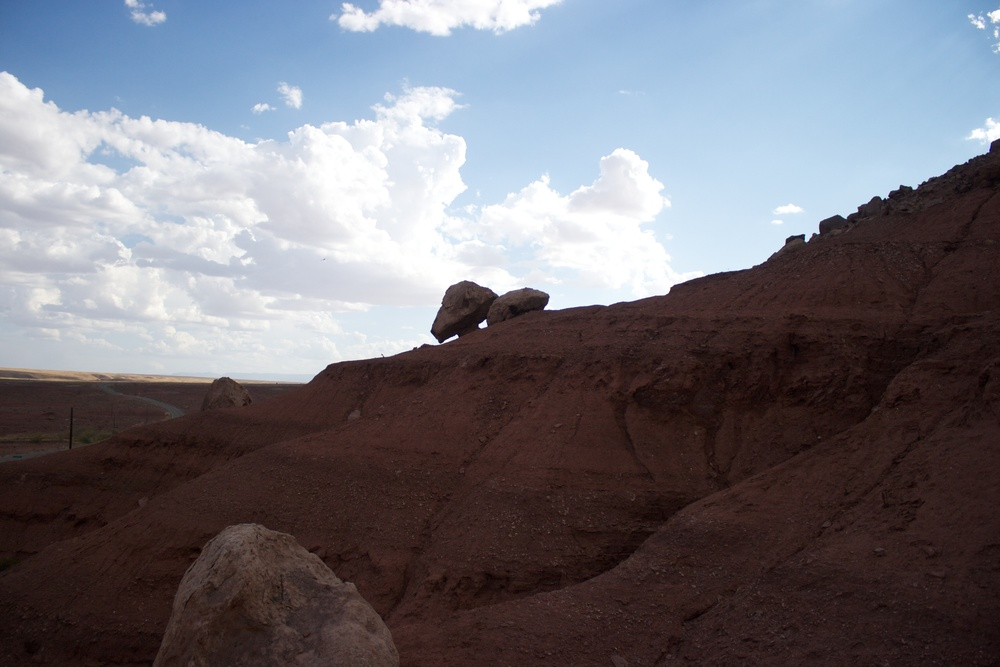
#> input picture data/nevada5.jpg, 1000 x 667 px, shrunk from 3888 x 2592 before the run; the run also reads 1 picture not shown here
$ jupyter execute stitch.ipynb
#> lines starting #> are read from the running program, lines starting #| are printed output that depends on the picture
[cell 1]
import argparse
import os
import cv2
import sys
import pickle
import random
import numpy as np
from matplotlib import pyplot as plt

[cell 2]
### reads the image from given location
def read_img(img):
    img = cv2.imread(img,cv2.IMREAD_GRAYSCALE)
    return img

### Returns the ssd for a given pair of descriptors
def get_ssd(d1,d2):
    length = len(d1)
    sum = 0
    d3 = d1 - d2
    sum = sum + np.linalg.norm(d3)
    return sum

### Returns matched keypoints
def get_mapped_keypoints(kp1,kp2,des1,des2):
    sd = 0
    mp1 = []
    mp2 = []
    s = []
    len1 = len(des1)
    len2 = len(des2)
    j_val = 0
    for i in range(0,len1):
        min1 = sys.maxsize
        min2 = sys.maxsize
        for j in range(0,len2):
            sd = get_ssd(des1[i],des2[j])
            s.append(sd)
            if(sd < min1):
                min2 = min1
                min1 = sd
                j_val = j
            elif(sd<min2):
                min2 = sd
        ratio = min1/min2
        if(ratio < 0.7):
            print("Ratio:" + str(ratio))
            print("Matched keypoints for"+ str(i) +", "+str(j_val))
            mp1.append(kp1[i].pt)
            mp2.append(kp2[j_val].pt)
            print(kp1[i].pt,kp2[j_val].pt)
        #raise NotImplementedError
    return mp1,mp2

### detect features using SIFT
def detect_sift(img1,img2):
    sift = cv2.xfeatures2d.SIFT_create()
    kp1,des1 = sift.detectAndCompute(img1,None)
    kp2,des2 = sift.detectAndCompute(img2,None)
    kimg1 = cv2.drawKeypoints(img1,kp1,None)
    kimg2 = cv2.drawKeypoints(img2,kp2,None)
    cv2.imwrite("./results/sift_nevada5.jpg",kimg1)
    cv2.imwrite("./results/sift_nevada4.jpg",kimg2)
    #print(kp1[0].pt)
    print("Matching key points wait for 1-2 minutes")
    mp1,mp2 = get_mapped_keypoints(kp1,kp2,des1,des2)
    print(len(mp1))
    print(len(mp2))
    #print(des1[0])
    return mp1,mp2

### Returns the homography matrix
def homography_func(ri,mp1,mp2):
    H = []
    A = []
    src =[]
    dest = []
    print(ri)
    for i in ri:
        src.append(list(mp1[i]))
        dest.append(list(mp2[i]))
        x1 = mp1[i][0]
        y1 = mp1[i][1]
        x2 = mp2[i][0]
        y2 = mp2[i][1]
        x2x1 = -x2*x1
        x2y1 = -x2*y1
        y2x1 = -y2*x1
        y2y1 = -y2*y1
        A.append([x1,y1,1,0,0,0,-x2x1,-x2y1,-x2])
        A.append([0,0,0,x1,y1,1,-y2x1,-y2y1,-y2])
    A = np.matrix(A)
    u,s,vh = np.linalg.svd(A)
    #vh = vh/vh[8]
    #print(vh)
    minv = vh[8].tolist()
    minv = list(minv[0])
    #print(minv)
    div = minv[8]
    for i in range(0,len(minv)):
        minv[i] = minv[i] / div
    i = 0
    H = []
    h_elem = []
    while(i<len(minv)):
        for j in range(i,i+3):
            if(j >=6 and j<=7):
                h_elem.append(-minv[j])
            else:
                h_elem.append(minv[j])
        H.append(h_elem)
        h_elem = []
        i = i+3
    print("Computed homography matrix: ")
    print(H)

    # [5 lines of commented-out code are left out]
    '''
    elem1 = list(mp1[0])
    elem2 = list(mp2[0])
    elem1.append(1)
    print("Keypoint from img 1")
    print(elem1)
    print("Keypoint from img2")
    print(elem2)
    print("Computed keypoint")
    kp1 = np.matmul(H,elem1)
    kp2 = np.matmul(h,elem1)

    print(kp1[0]/kp1[2])
    print(kp1[1]/kp1[2])
    print(kp2[0]/kp2[2])
    print(kp2[1]/kp2[2])
    '''
    return H

### Computes the mean squared error for points
def find_error(p1,p2,H):
    p1 = list(p1)
    p2 = list(p2)
    H  = list(H)
    #print(p1)
    #print(H)
    p1.append(1)
    #print(p1)
    #print(np.shape(p1))
    #print(np.shape(H))
    np2 = np.matmul(H,p1)
    #nx1 = np2[0]/np2[2]
    #ny1 = np2[1]/np2[2]
    np2 = np2/np2[2]
    p2.append(1)
    # [4 lines of commented-out code are left out]
    err = np.square(np.subtract(p2, np2)).mean()
    return err

### Runs ransac and return Homography matrix and inliers
def ransac_func(mp1,mp2):
    num_to_select = 4
    index = []
    inliers = []
    for i in range(0,len(mp1)):
        index.append(i)
    ri = random.sample(index, num_to_select)
    ri.sort()
    #print(ri)
    H = homography_func(ri,mp1,mp2)
    best_inliers = ri
    best_h = []
    iterations = 1000

    for j in range(0,iterations):
        print("iteration: "+str(j))
        for i in range(0,len(mp1)):
            error = find_error(mp1[i],mp2[i],H)
            #print(error)
            if(error < 1):
                inliers.append(i)
        print("inliers: ")
        print(inliers)
        print("best inliers: ")
        print(best_inliers)
        if(len(inliers) >= len(best_inliers)):
            best_inliers = inliers
            best_h = H
        if(len(best_inliers) > 0.6*len(mp1)):
            break
        bi = random.sample(index,num_to_select)
        bi.sort()
        print("new random indices: ")
        H = homography_func(bi,mp1,mp2)
        inliers = []
    print("end")
    return best_h,best_inliers

def stitch_func(img1,img2,H):
    s1 = np.shape(img1)
    s2 = np.shape(img2)
    print(s1[0],s1[1])
    print(s2[0],s2[1])
    H = np.array(H)
    corners1 = np.float32([[0,0],[s1[1],0],[0,s1[0]],[s1[1],s1[0]]])
    corners2 = np.float32([[0,0],[s2[1],0],[0,s2[0]],[s2[1],s2[0]]])
    corners1 = corners1.reshape(-1,1,2)
    corners2 = corners2.reshape(-1,1,2)
    warp_corners1 = cv2.perspectiveTransform(corners1, H)
    corners = np.concatenate((warp_corners1,corners2),axis=0)
    (min_x,min_y) = np.int32(corners.min(axis=0).reshape(-1))
    (max_x,max_y) = np.int32(corners.max(axis=0).reshape(-1))
    tx,ty = -min_x,-min_y
    tran_matrix = np.array([[1,0,tx],[0,1,ty],[0,0,1]])
    tran_H = tran_matrix.dot(H)

    result = cv2.warpPerspective(img1,tran_H,(max_x-min_x,max_y-min_y))
    result[ty:s2[0]+ty,tx:s2[1]+tx] = img2
    #cv2.imwrite("./results/resultant.jpg",result)
    return result
    #print(np.shape(result))

[cell 3]
img1 = read_img("./data/nevada5.jpg")
img2 = read_img("./data/nevada4.jpg")
#> call 2 of read_img, with img = './data/nevada4.jpg'
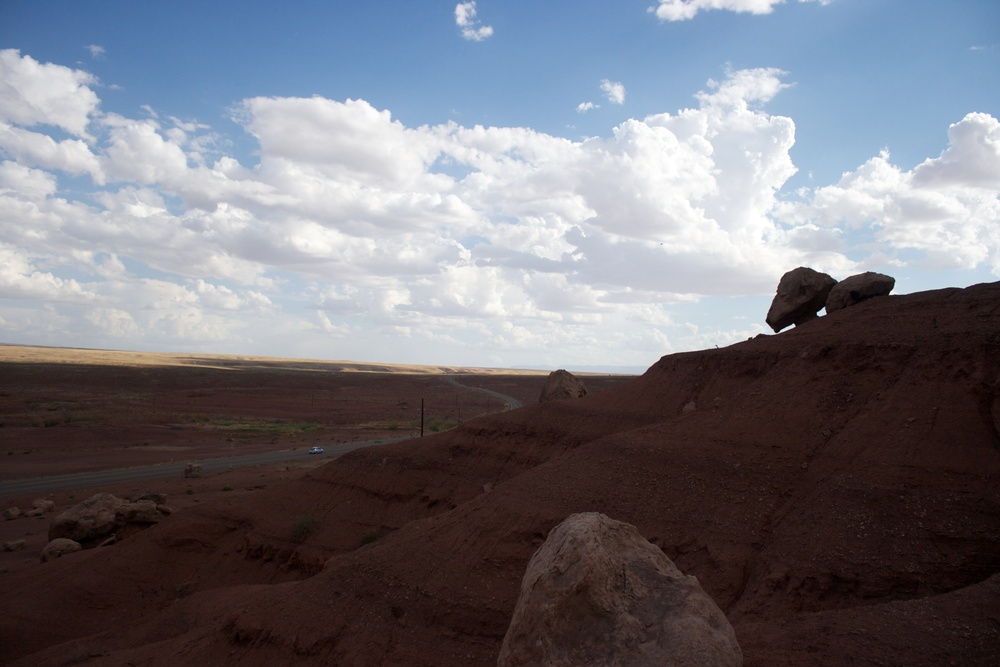
#> input picture data/nevada4.jpg, 1000 x 667 px, shrunk from 3888 x 2592 before the run
#> in read_img (call 2), `img = cv2.imread(img,cv2.IMREAD_GRAYSCALE)`:
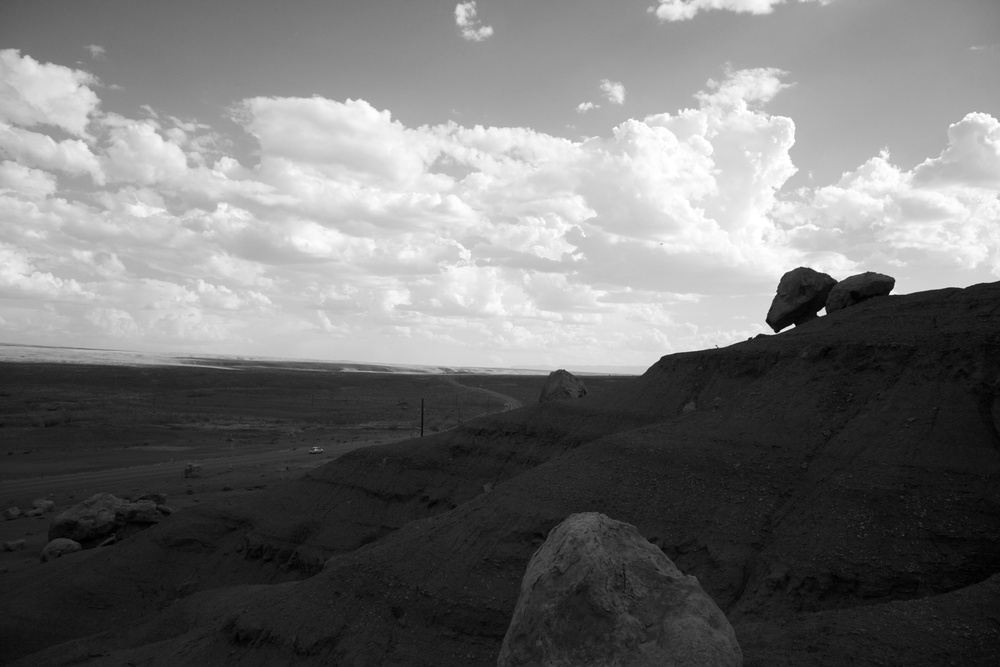
#> img: shape (667, 1000); min 0, max 255, mean 114.7
img3 = read_img("./data/nevada3.jpg")
print(np.shape(img1))
#| (667, 1000)
print(np.shape(img2))
#| (667, 1000)
#raise NotImplementedError
mp1,mp2 = detect_sift(img1,img2)
#> in detect_sift, `kp1,des1 = sift.detectAndCompute(img1,None)`: kp1 = 393 keypoints; strongest (x, y, size): (483, 325, 5.1), (456, 337, 2.8), (546, 308, 3), (807, 240, 3.2)
#> in detect_sift, `kp2,des2 = sift.detectAndCompute(img2,None)`: kp2 = 508 keypoints; strongest (x, y, size): (822, 312, 5.5), (793, 326, 3), (892, 293, 3.2), (782, 331, 2.5)
#> in detect_sift, `kimg1 = cv2.drawKeypoints(img1,kp1,None)`:
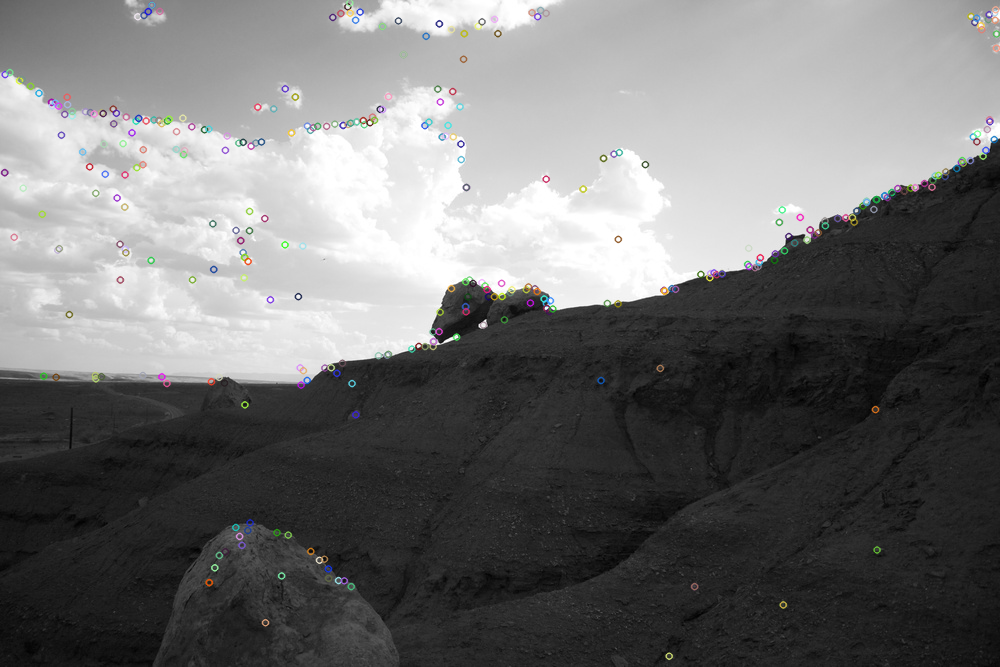
#> kimg1: shape (667, 1000, 3); mean of channels 0, 1, 2 113.4, 113.4, 113.4; drawn as B, G, R
#> in detect_sift, `kimg2 = cv2.drawKeypoints(img2,kp2,None)`:
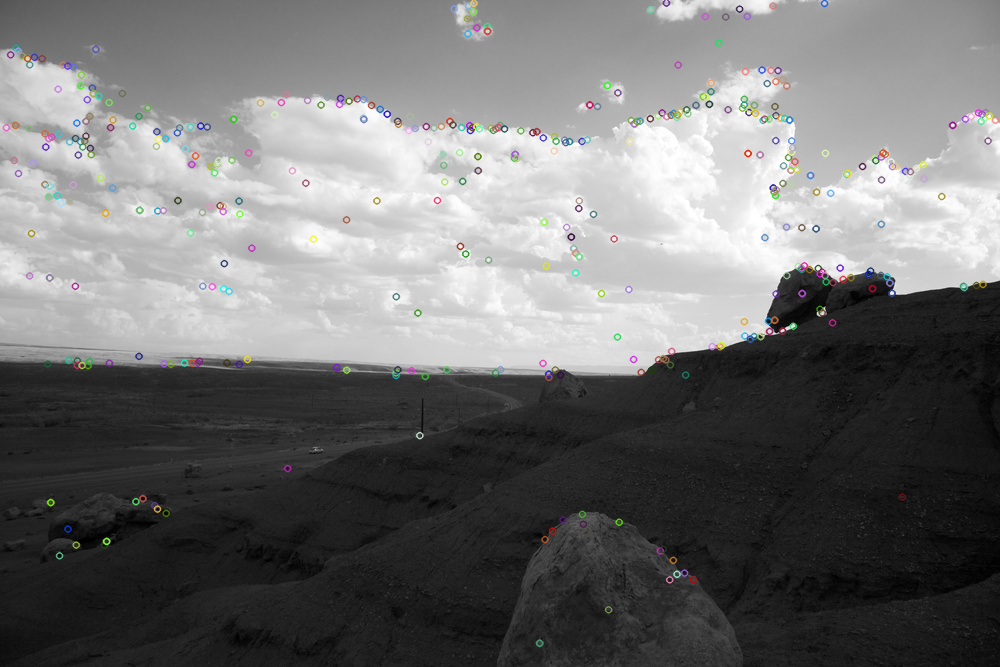
#> kimg2: shape (667, 1000, 3); mean of channels 0, 1, 2 113.9, 114, 114; drawn as B, G, R
#> in get_mapped_keypoints, `len1 = len(des1)`: len1 = 393
#> in get_mapped_keypoints, `len2 = len(des2)`: len2 = 508
#> the loop in get_mapped_keypoints, `for i in range(0,len1):` made 393 passes
#> (printed output is left out)

[cell 4]
print(mp1[0])
print(mp2[0])

[cell 5]
#img1 = read_img("./data/nevada5.jpg")
#img2 = read_img("./data/nevada4.jpg")

[cell 6]
'''
for i in range(0,len(mp2)):
    mp2[i] = list(mp2[i])
    mp2[i][0] = mp2[i][0] + 3888
    mp2[i] = tuple(mp2[i])
'''

[cell 7]
#print(mp2[2])

[cell 8]
'''
vis = np.concatenate((img1, img2), axis=1)
for i in range(50,70):
    cv2.line(vis,(int(mp1[i][0]),int(mp1[i][1])),(int(mp2[i][0]),int(mp2[i][1])),(255,0,0),5)
'''

[cell 9]
# [4 lines of commented-out code are left out]

[cell 10]
H,inliers = ransac_func(mp1,mp2)
#> the loop in ransac_func, `for i in range(0,len(mp1)):` made 148 passes
#> the loop in homography_func, `for i in ri:` made 4 passes
#> i on passes 1 to 4: 10, 66, 98, 107
#> the loop in homography_func, `for i in range(0,len(minv)):` made 9 passes
#> the loop in homography_func, `while(i<len(minv)):` made 3 passes
#inliers.sort()
print("final inliers")
print(inliers)


'''
for i in range(0,len(mp1)):
    error = find_error(mp1[i],mp2[i],H)
    print(error)
'''

[cell 11]
result = stitch_func(img1,img2,H)
#> in stitch_func, `result = cv2.warpPerspective(img1,tran_H,(max_x-min_x,max_y-min_y))`:
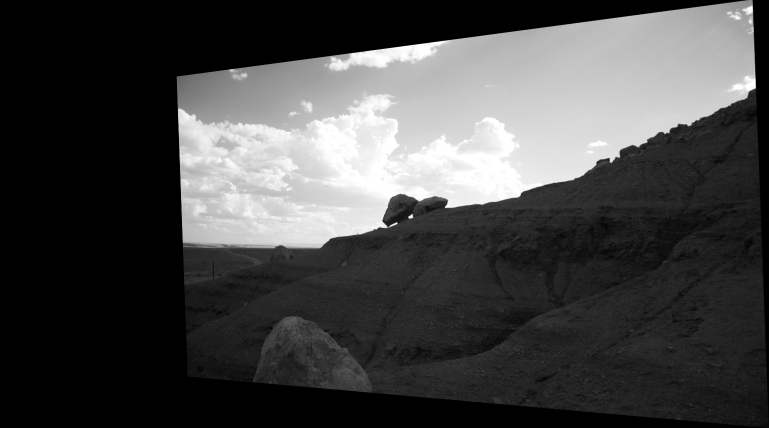
#> result: shape (856, 1538) (shown at 1/2 size); min 0, max 255, mean 69.2
#> in stitch_func, `result[ty:s2[0]+ty,tx:s2[1]+tx] = img2`:
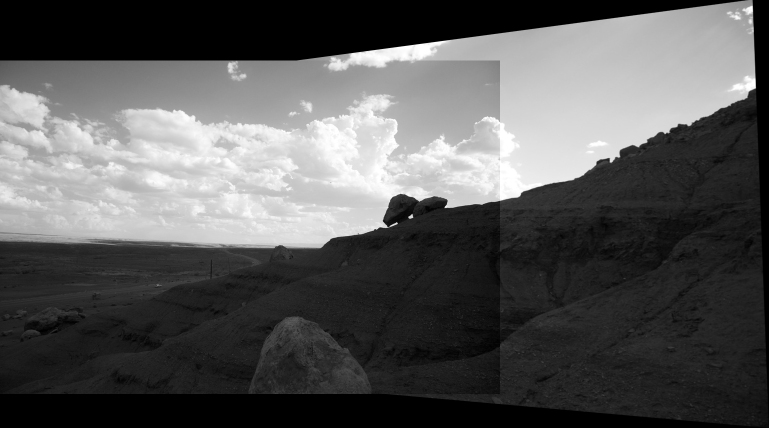
#> result: shape (856, 1538) (shown at 1/2 size); min 0, max 255, mean 87.7
cv2.imwrite("./results/resultant.jpg",result)
#> Out = True

[cell 12]
print(np.shape(img3))
print(np.shape(result))
#raise NotImplementedError
mp1,mp2 = detect_sift(result,img3)
#> in detect_sift (call 2), `kimg1 = cv2.drawKeypoints(img1,kp1,None)`:
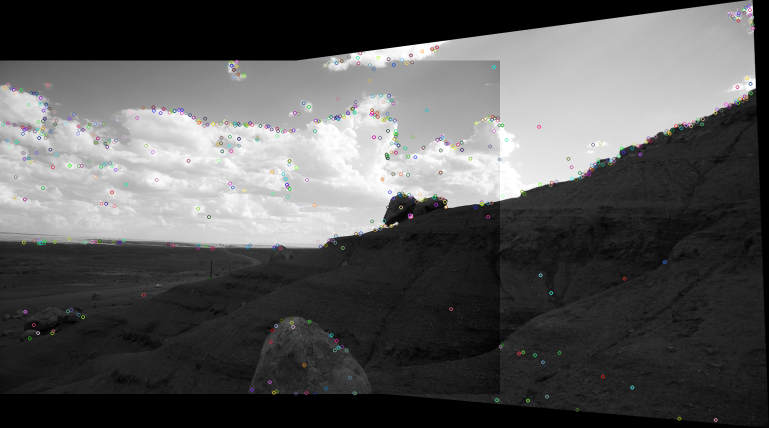
#> kimg1: shape (856, 1538, 3) (shown at 1/2 size); mean of channels 0, 1, 2 87.3, 87.3, 87.3; drawn as B, G, R
#> in detect_sift (call 2), `kimg2 = cv2.drawKeypoints(img2,kp2,None)`:
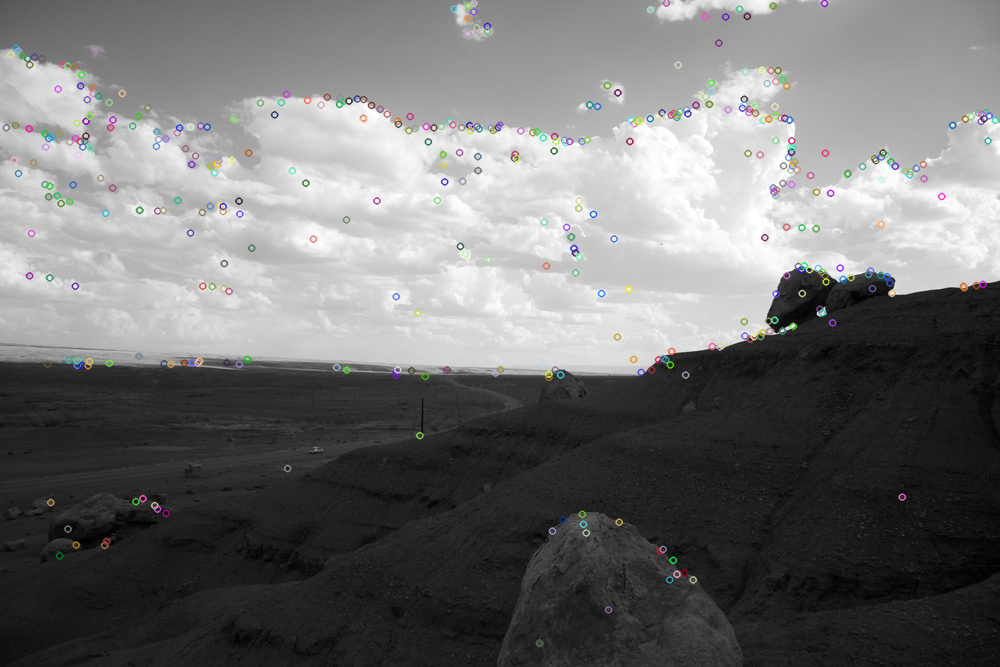
#> kimg2: shape (667, 1000, 3); mean of channels 0, 1, 2 114.1, 114.1, 114.1; drawn as B, G, R

[cell 13]
print(mp1[0])
print(mp2[0])

[cell 14]
H,inliers = ransac_func(mp1,mp2)
#inliers.sort()
print("final inliers")
print(inliers)

[cell 15]
f_result = stitch_func(result,img3,H)
cv2.imwrite("./results/final_resultant.jpg",result)
#> Out = True
